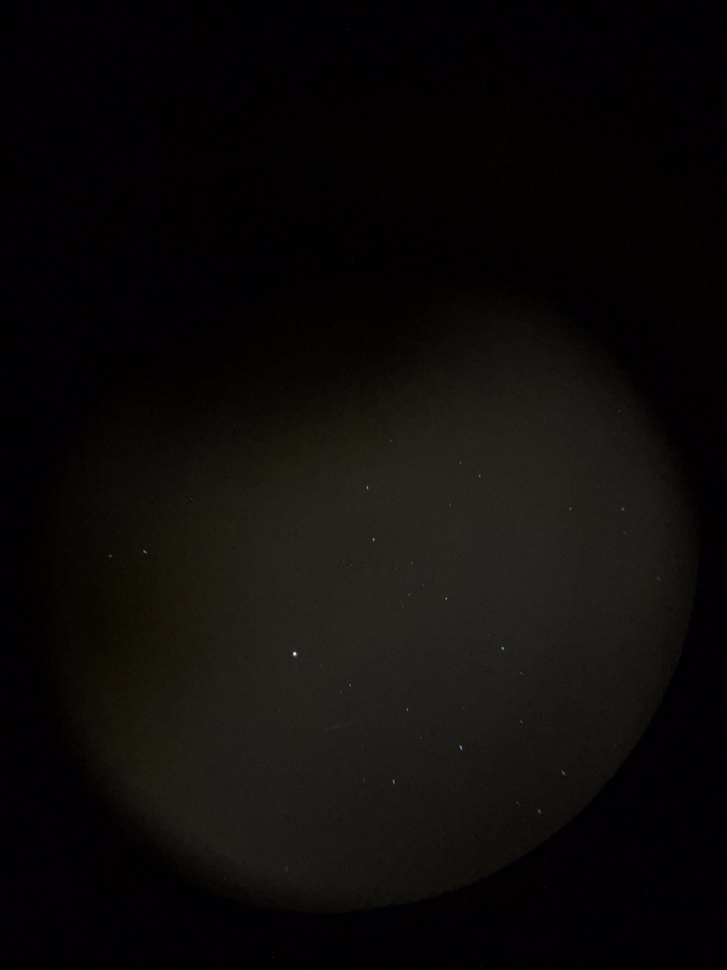
#> input picture samples/input.jpeg, 727 x 970 px, shrunk from 3024 x 4032 before the run
$ python astro_preprocess_color.py samples/input.jpeg
#> lines starting #> are read from the running program, lines starting #| are printed output that depends on the picture; after the words box and inside, x2 and y2 are one past the last pixel; in counts of white or black regions, pixels touching at a corner belong together
"""
Astrophoto Plate-Solve Preprocessor
=====================================
Cleans up astrophotos for submission to Nova Astrometry (nova.astrometry.net).

Reference Python implementation. The companion in-browser version
(`index.html`, `src/worker.js`) ports the same algorithm to JavaScript and
runs entirely on the client. Both implementations produce equivalent
results for plate solving; this script remains useful for batch processing
on a workstation.

Tuned for afocal phone shots (iPhone 12 Pro / similar) through a Dobsonian.
Key insight: real stars are large diffuse blobs, while high-ISO noise spikes
are tiny and compact. A low threshold + minimum size filter is the primary
discriminator.

Usage:
    python astro_preprocess.py my_image.jpg
    python astro_preprocess.py my_image.jpg --downsample 1 --min-blob 15
    python astro_preprocess.py my_image.jpg --bg-kernel 25 --threshold 12

The eyepiece field is detected by luminance thresholding and cropped to a
padded square. This handles partial circles naturally by keeping all lit
pixels within a square frame. A shape-agnostic halo filter (binary erosion)
eliminates median-filter artifacts at the eyepiece rim.

Requirements:
    pip install pillow numpy scipy
"""

import argparse
from pathlib import Path

import numpy as np
from PIL import Image, ImageOps
from scipy.ndimage import median_filter, label, gaussian_filter, binary_erosion


# ── Default parameters (tuned on iPhone 12 Pro / Heritage 100P afocal shots) ─

DEFAULT_BG_KERNEL   = 20    # Median filter size for sky background estimation.
                            # Larger handles uneven backgrounds better.

DEFAULT_THRESHOLD   = 20    # DN above local background to enter detection.
                            # Keep low — real stars are large diffuse blobs and
                            # their per-pixel delta is modest. Noise is handled
                            # by the size and compactness filters instead.

DEFAULT_MIN_BLOB    = 4     # Minimum blob size in pixels.
                            # PRIMARY noise filter: iPhone ISO noise clusters
                            # are almost always <3 px at 2x downsample.

DEFAULT_MAX_BLOB    = 2000  # Maximum blob size in pixels.
                            # Large blobs are almost always bright/distorted stars
                            # not noise, so a generous limit is safe.

DEFAULT_MAX_COMPACT = 6.0   # Maximum allowed peak/size ratio (compactness).
                            # Real stars: 0.2-5.0 (at 2x). Noise spikes: >10.
                            # Threshold of 6.0 gives a clean gap for this camera.

DEFAULT_COLOR_CV    = 0.5   # Maximum colour coefficient of variation (0-1).
                            # Rejects blobs where one RGB channel dominates.
                            # Real stars are neutral white. ISO noise is often
                            # strongly coloured (red/green/blue speckles).
                            # Lower = stricter. Set to 1.0 to disable.

DEFAULT_GLOW_SIGMA  = 1.5   # Gaussian sigma for star profile rendering.
                            # Produces smooth round blobs that astrometry.net's
                            # centroider expects. Does not affect detection.

DEFAULT_STRETCH     = 3.0   # Brightness multiplier after normalisation.

DEFAULT_BG_LIFT     = 12    # Background grey level in output image (0 = pure black).
                            # A slight lift helps the source extractor set its
                            # detection threshold cleanly.

DEFAULT_SAT_BOOST   = 2.5   # Saturation multiplier applied during colour rendering.
                            # Pushes each star's RGB away from grey to amplify the
                            # natural colour cast (blue giants, red dwarfs, etc.).
                            # 0.0 = greyscale stars (matches original behaviour),
                            # 1.0 = natural unmodified colours, 2-3 = visually
                            # pleasing, 4+ = vivid/artistic. Has no effect on
                            # plate-solving quality. Use with --color-cv 1.0 to
                            # preserve coloured stars that would otherwise be
                            # rejected by the noise filter.

# ─────────────────────────────────────────────────────────────────────────────


def auto_crop_to_field(data: np.ndarray, lum: np.ndarray):
    """
    Detect eyepiece field and crop to a padded square.
    Returns raw cropped data, luminance, and mask.
    """
    # Threshold: outside is much darker than mean
    mask = lum > lum.mean() * 0.3

    rows = np.any(mask, axis=1)
    cols = np.any(mask, axis=0)

    if not rows.any() or not cols.any():
        print("  [crop]  WARNING: could not detect eyepiece field — using full frame")
        return data, lum, None

    rmin, rmax = np.where(rows)[0][[0, -1]]
    cmin, cmax = np.where(cols)[0][[0, -1]]

    # Center and size for square crop
    rc, cc = (rmin + rmax) // 2, (cmin + cmax) // 2
    size = int(max(rmax - rmin, cmax - cmin))
    hs = size // 2

    # Create square canvases
    cropped_data = np.zeros((size, size, 3), dtype=data.dtype)
    cropped_lum  = np.zeros((size, size),    dtype=lum.dtype)
    cropped_mask = np.zeros((size, size),    dtype=bool)

    # Source bounds (clamped to image)
    sy0, sy1 = max(0, rc - hs), min(data.shape[0], rc + hs)
    sx0, sx1 = max(0, cc - hs), min(data.shape[1], cc + hs)

    # Destination bounds (centered on canvas)
    dy0 = hs - (rc - sy0)
    dx0 = hs - (cc - sx0)
    h_actual, w_actual = sy1 - sy0, sx1 - sx0
    dy1, dx1 = dy0 + h_actual, dx0 + w_actual

    # Copy data to square frame
    cropped_data[dy0:dy1, dx0:dx1] = data[sy0:sy1, sx0:sx1]
    cropped_lum[dy0:dy1, dx0:dx1]  = lum[sy0:sy1, sx0:sx1]
    cropped_mask[dy0:dy1, dx0:dx1] = mask[sy0:sy1, sx0:sx1]

    print(f"  [crop]  {data.shape[1]}x{data.shape[0]} -> {size}x{size} px "
          f"(threshold-based mask and padded square crop)")

    return cropped_data, cropped_lum, cropped_mask


def subtract_background(lum: np.ndarray, kernel: int) -> np.ndarray:
    """
    Estimate and subtract the local sky background via median filtering.
    """
    bg = median_filter(lum, size=kernel, mode='nearest')
    return np.clip(lum - bg, 0, 255)


def mask_eyepiece_field(data: np.ndarray, cleaned: np.ndarray,
                        field_mask: np.ndarray, bg_kernel: int):
    """
    Shrinks the field mask (erosion) and applies it to both RGB and luminance
    data. This eliminates the "halo" artifacts around the eyepiece rim.
    """
    if field_mask is None:
        return data, cleaned

    # Safe zone: where the median filter is reliable
    margin = (bg_kernel // 2) + 2
    eroded_mask = binary_erosion(field_mask, iterations=margin)

    # Mask both the raw RGB data and the cleaned luminance
    cleaned_masked = np.where(eroded_mask, cleaned, 0.0)
    data_masked    = np.where(eroded_mask[..., None], data, 0.0)

    return data_masked, cleaned_masked


def extract_stars(cleaned:     np.ndarray,
                  rgb:         tuple,
                  threshold:   float,
                  min_blob:    int,
                  max_blob:    int,
                  max_compact: float,
                  color_cv:    float) -> np.ndarray:
    """
    Detect and filter blobs. Returns a boolean mask of accepted star pixels.
    """
    r, g, b = rgb

    binary         = cleaned > threshold
    labeled, n_all = label(binary)

    n_size = n_compact = n_color = n_kept = 0
    mask = np.zeros_like(binary)

    for blob_id in range(1, n_all + 1):
        blob = labeled == blob_id
        sz   = int(blob.sum())

        # 1. Size filter
        if not (min_blob <= sz <= max_blob):
            n_size += 1
            continue

        # 2. Compactness filter
        peak        = float(cleaned[blob].max())
        compactness = peak / sz
        if compactness > max_compact:
            n_compact += 1
            continue

        # 3. Colour filter
        mr       = float(r[blob].mean())
        mg       = float(g[blob].mean())
        mb_      = float(b[blob].mean())
        mean_rgb = (mr + mg + mb_) / 3.0
        if mean_rgb < 1.0:
            n_color += 1
            continue
        cv = float(np.std([mr, mg, mb_]) / mean_rgb)
        if cv > color_cv:
            n_color += 1
            continue

        mask |= blob
        n_kept += 1

    # Logging
    print(f"  [detect] Blobs above threshold: {n_all}")
    print(f"  [filter] Rejected by size        (<{min_blob} or >{max_blob} px): {n_size}")
    print(f"  [filter] Rejected by compactness (peak/size > {max_compact}):    {n_compact}")
    print(f"  [filter] Rejected by colour      (CV > {color_cv}):              {n_color}")
    print(f"  [result] Stars accepted: {n_kept}")

    if n_kept < 10:
        print(f"  [warn]   Only {n_kept} stars found — try lowering --threshold or --min-blob.")
    if n_kept > 200:
        print(f"  [warn]   {n_kept} stars found — may still be noisy, try raising --threshold or --min-blob.")

    return mask


def render_output(cleaned:    np.ndarray,
                  mask:       np.ndarray,
                  rgb:        tuple,
                  glow_sigma: float,
                  stretch:    float,
                  bg_lift:    int,
                  sat_boost:  float) -> np.ndarray:
    """
    Render accepted stars as a colour RGB image.

    Shape and brightness profile come from `cleaned` (the background-
    subtracted luminance): because the sky offset has been removed, each
    star already fades naturally to zero at its edges. A Gaussian blur
    with `glow_sigma` then softens the hard mask boundary.

    Colour is derived by computing per-pixel ratios of each raw channel
    to the raw luminance (r/lum, g/lum, b/lum) and multiplying them onto
    `cleaned`. This tints the smooth profile without reintroducing any
    background offset. The resulting channels are normalised together,
    lifted by `bg_lift`, then pushed away from grey by `sat_boost` to
    amplify the natural star colour cast.
    """
    r, g, b  = rgb
    lum_src  = 0.299 * r + 0.587 * g + 0.114 * b
    safe_lum = np.where(lum_src > 0, lum_src, 1.0)

    # Per-pixel colour ratios: how much each channel deviates from neutral.
    # Multiplying these onto `cleaned` tints the background-subtracted
    # profile with the star's natural colour without reintroducing the
    # sky background offset that would otherwise flatten the star's edges.
    r_ratio = r / safe_lum
    g_ratio = g / safe_lum
    b_ratio = b / safe_lum

    def make_channel(ratio):
        ch = np.where(mask, cleaned * ratio, 0.0)
        if glow_sigma > 0:
            ch = gaussian_filter(ch, sigma=glow_sigma)
        return ch

    rc, gc, bc = make_channel(r_ratio), make_channel(g_ratio), make_channel(b_ratio)
    rgb_stack  = np.stack([rc, gc, bc], axis=-1)

    # Normalise brightness via luminance (same as original pipeline)
    ch_lum  = 0.299 * rc + 0.587 * gc + 0.114 * bc
    max_val = ch_lum.max()
    if max_val > 0:
        rgb_stack = np.clip(rgb_stack * (255.0 / max_val) * stretch, 0, 255)
    rgb_stack = np.clip(rgb_stack + bg_lift, 0, 255)

    # Saturation boost: push colour away from grey
    grey    = (0.299 * rgb_stack[:,:,0]
             + 0.587 * rgb_stack[:,:,1]
             + 0.114 * rgb_stack[:,:,2])[:,:,np.newaxis]
    boosted = grey + sat_boost * (rgb_stack - grey)
    boosted = np.clip(boosted, 0, 255).astype(np.uint8)

    return boosted


def process(input_path:   str,
            crop:         bool  = True,
            downsample:   int   = 2,
            bg_kernel:    int   = DEFAULT_BG_KERNEL,
            threshold:    float = DEFAULT_THRESHOLD,
            min_blob:     int   = DEFAULT_MIN_BLOB,
            max_blob:     int   = DEFAULT_MAX_BLOB,
            max_compact:  float = DEFAULT_MAX_COMPACT,
            color_cv:     float = DEFAULT_COLOR_CV,
            glow_sigma:   float = DEFAULT_GLOW_SIGMA,
            stretch:      float = DEFAULT_STRETCH,
            bg_lift:      int   = DEFAULT_BG_LIFT,
            sat_boost:    float = DEFAULT_SAT_BOOST) -> str:

    input_path  = Path(input_path)
    output_path = input_path.with_name(input_path.stem + "_astroprep.png")

    print(f"\n{'='*57}")
    print(f"  {input_path.name}")
    print(f"{'='*57}")

    img  = Image.open(str(input_path))
    img  = ImageOps.exif_transpose(img)
    img  = img.convert("RGB")
    print(f"  [load]   {img.size[0]}x{img.size[1]} px")

    # Downsample if requested
    if downsample > 1:
        new_w = img.width  // downsample
        new_h = img.height // downsample
        img = img.resize((new_w, new_h), Image.LANCZOS)
        print(f"  [down]   {downsample}x downsample -> {new_w}x{new_h} px")

    data = np.array(img, dtype=np.float32)
    r, g, b = data[:,:,0], data[:,:,1], data[:,:,2]
    lum = 0.299*r + 0.587*g + 0.114*b

    # Crop to eyepiece field (optional, default on)
    if crop:
        data, lum, field_mask = auto_crop_to_field(data, lum)
    else:
        field_mask = None
        print(f"  [crop]  skipped — crop disabled, processing full frame")

    print(f"  [bg]     Mean luminance: {lum.mean():.1f}")

    # Process
    cleaned = subtract_background(lum, bg_kernel)
    data, cleaned = mask_eyepiece_field(data, cleaned, field_mask, bg_kernel)

    r, g, b = data[:,:,0], data[:,:,1], data[:,:,2]
    mask = extract_stars(cleaned, (r, g, b),
                         threshold, min_blob, max_blob, max_compact, color_cv)
    final   = render_output(cleaned, mask, (r, g, b), glow_sigma, stretch, bg_lift, sat_boost)

    _, n_est = label(final[:,:,0] > 40)
    print(f"  [output] Estimated astrometry detections: ~{n_est}")
    print(f"  [output] Saved: {output_path.name}")
    print(f"{'='*57}\n")

    Image.fromarray(final, mode="RGB").save(str(output_path), format="PNG")
    return str(output_path)


def main():
    parser = argparse.ArgumentParser(
        description="AstroPrep: Preprocess astrophotos for Nova Astrometry plate solving.",
        formatter_class=argparse.RawDescriptionHelpFormatter,
        epilog="""
Tuning tips:
  Too many detections    ->  raise --threshold or --min-blob
  Real stars missing     ->  lower --threshold or --min-blob
  Colour noise remains   ->  lower --color-cv (e.g. 0.3)
  Uneven background      ->  raise --bg-kernel (e.g. 25)
        """
    )
    parser.add_argument("input",
        help="Input image file (JPEG, PNG, TIFF, ...)")
    parser.add_argument("--crop", type=int, default=1, choices=[0, 1],
        help="1 = threshold the eyepiece field and crop to square "
             "(default). 0 = process the full frame as-is.")
    parser.add_argument("--downsample",   type=int,   default=2,
        help="Downsample factor before processing (default: 2).")
    parser.add_argument("--bg-kernel",    type=int,   default=DEFAULT_BG_KERNEL,
        help=f"Background median filter size (default: {DEFAULT_BG_KERNEL}).")
    parser.add_argument("--threshold",    type=float, default=DEFAULT_THRESHOLD,
        help=f"Detection threshold DN above background (default: {DEFAULT_THRESHOLD})")
    parser.add_argument("--min-blob",     type=int,   default=DEFAULT_MIN_BLOB,
        help=f"Minimum star size in pixels (default: {DEFAULT_MIN_BLOB})")
    parser.add_argument("--max-blob",     type=int,   default=DEFAULT_MAX_BLOB,
        help=f"Maximum star size in pixels (default: {DEFAULT_MAX_BLOB})")
    parser.add_argument("--max-compact",  type=float, default=DEFAULT_MAX_COMPACT,
        help=f"Max compactness peak/size (default: {DEFAULT_MAX_COMPACT})")
    parser.add_argument("--color-cv",     type=float, default=DEFAULT_COLOR_CV,
        help=f"Max colour variation 0-1 (default: {DEFAULT_COLOR_CV})")
    parser.add_argument("--glow-sigma",   type=float, default=DEFAULT_GLOW_SIGMA,
        help=f"Gaussian profile sigma (default: {DEFAULT_GLOW_SIGMA})")
    parser.add_argument("--stretch",      type=float, default=DEFAULT_STRETCH,
        help=f"Brightness stretch multiplier (default: {DEFAULT_STRETCH})")
    parser.add_argument("--bg-lift",      type=int,   default=DEFAULT_BG_LIFT,
        help=f"Output background grey level (default: {DEFAULT_BG_LIFT})")
    parser.add_argument("--sat-boost",    type=float, default=DEFAULT_SAT_BOOST,
        help=f"Saturation multiplier for star colours (default: {DEFAULT_SAT_BOOST}). "
             "1.0 = natural, 3-4 = vivid. Use with --color-cv 1.0.")

    args = parser.parse_args()

    process(
        args.input,
        crop        = bool(args.crop),
        downsample  = args.downsample,
        bg_kernel   = args.bg_kernel,
        threshold   = args.threshold,
        min_blob    = args.min_blob,
        max_blob    = args.max_blob,
        max_compact = args.max_compact,
        color_cv    = args.color_cv,
        glow_sigma  = args.glow_sigma,
        stretch     = args.stretch,
        bg_lift     = args.bg_lift,
        sat_boost   = args.sat_boost,
    )
#> in process, img is the input picture: PIL image 727x970 RGB; mean R, G, B 12.4, 10.5, 9.4
#|   [load]   727x970 px
#|   [down]   2x downsample -> 363x485 px
#> in auto_crop_to_field, `mask = lum > lum.mean() * 0.3`:
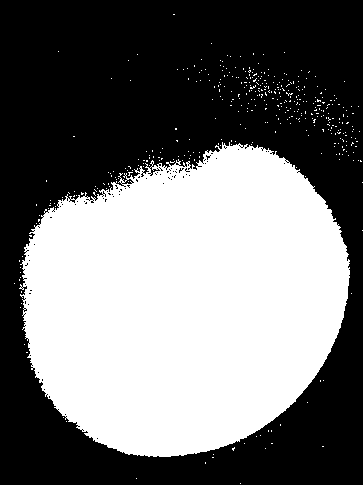
#> mask: shape (485, 363) bool; 44.9% white; 408 white regions (407 under 20 px), largest, box (x1, y1, x2, y2) and area: (19, 142, 350, 457) 78302
#> in auto_crop_to_field, `rmin, rmax = np.where(rows)[0][[0, -1]]`: rmin = 14; rmax = 483
#> in auto_crop_to_field, `cmin, cmax = np.where(cols)[0][[0, -1]]`: cmin = 14; cmax = 362
#> in auto_crop_to_field, `rc, cc = (rmin + rmax) // 2, (cmin + cmax) // 2`: rc = 248; cc = 188
#> in auto_crop_to_field, `size = int(max(rmax - rmin, cmax - cmin))`: size = 469
#> in auto_crop_to_field, `hs = size // 2`: hs = 234
#> in auto_crop_to_field, `sy0, sy1 = max(0, rc - hs), min(data.shape[0], rc + hs)`: sy0 = 14; sy1 = 482
#> in auto_crop_to_field, `sx0, sx1 = max(0, cc - hs), min(data.shape[1], cc + hs)`: sx0 = 0; sx1 = 363
#> in auto_crop_to_field, `dy0 = hs - (rc - sy0)`: dy0 = 0
#> in auto_crop_to_field, `dx0 = hs - (cc - sx0)`: dx0 = 46
#> in auto_crop_to_field, `h_actual, w_actual = sy1 - sy0, sx1 - sx0`: h_actual = 468; w_actual = 363
#> in auto_crop_to_field, `dy1, dx1 = dy0 + h_actual, dx0 + w_actual`: dy1 = 468; dx1 = 409
#|   [crop]  363x485 -> 469x469 px (threshold-based mask and padded square crop)
#|   [bg]     Mean luminance: 8.7
#> in subtract_background, `bg = median_filter(lum, size=kernel, mode='nearest')`:
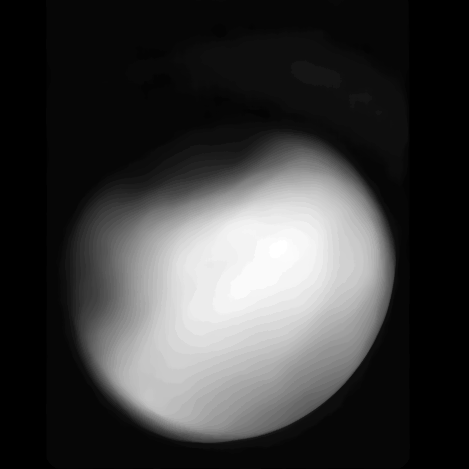
#> bg: shape (469, 469) float32; min 0, max 36.33, mean 8.6; drawn with min black and max white
#> in mask_eyepiece_field, `eroded_mask = binary_erosion(field_mask, iterations=margin)`:
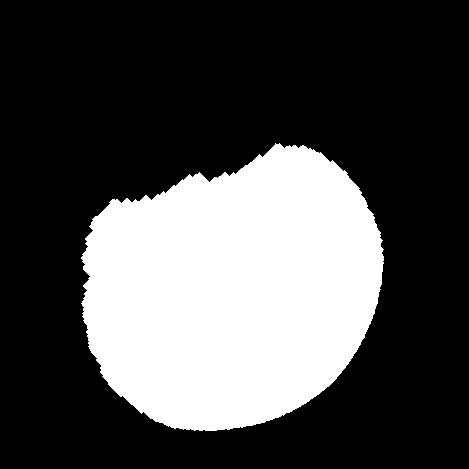
#> eroded_mask: shape (469, 469) bool; 29.8% white; 1 white region, box (x1, y1, x2, y2) and area: (81, 143, 384, 431) 65625
#> in extract_stars, `binary         = cleaned > threshold`:
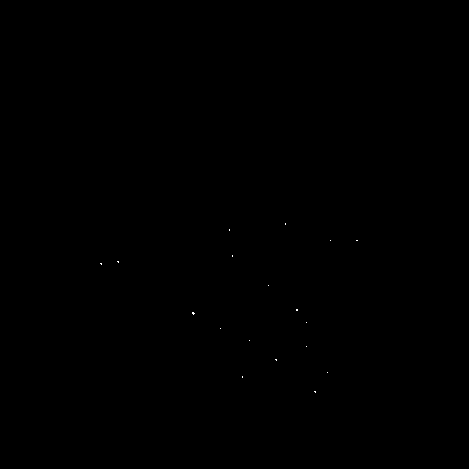
#> binary: shape (469, 469) bool; 0.02% white in thin lines or dots, all inside (x1, y1, x2, y2) = (100, 223, 358, 393)
#> in extract_stars, `labeled, n_all = label(binary)`: n_all = 18
#> the loop in extract_stars, `for blob_id in range(1, n_all + 1):` made 18 passes
#> (sz, peak, compactness) on passes 9 to 10: (4, 56.32, 14.08), (6, 153.9, 25.65)
#> after the loop in extract_stars, `for blob_id in range(1, n_all + 1):`: n_color = 0; n_compact = 2; n_kept = 0; n_size = 16
#|   [detect] Blobs above threshold: 18
#|   [filter] Rejected by size        (<4 or >2000 px): 16
#|   [filter] Rejected by compactness (peak/size > 6.0):    2
#|   [filter] Rejected by colour      (CV > 0.5):              0
#|   [result] Stars accepted: 0
#|   [warn]   Only 0 stars found — try lowering --threshold or --min-blob.
#> in render_output, `r_ratio = r / safe_lum`:
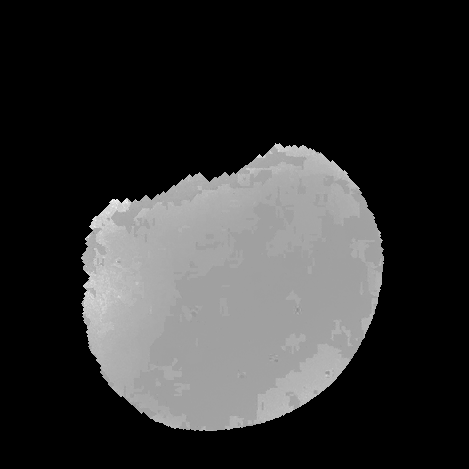
#> r_ratio: shape (469, 469) float32; min 0, max 1.65, mean 0.326; drawn with min black and max white
#> in render_output, `g_ratio = g / safe_lum`:
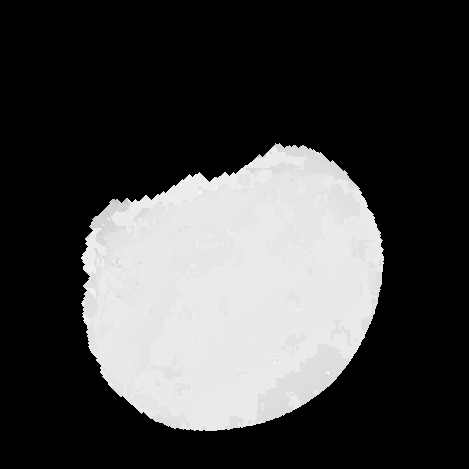
#> g_ratio: shape (469, 469) float32; min 0, max 1.1, mean 0.297; drawn with min black and max white
#> in render_output, `b_ratio = b / safe_lum`:
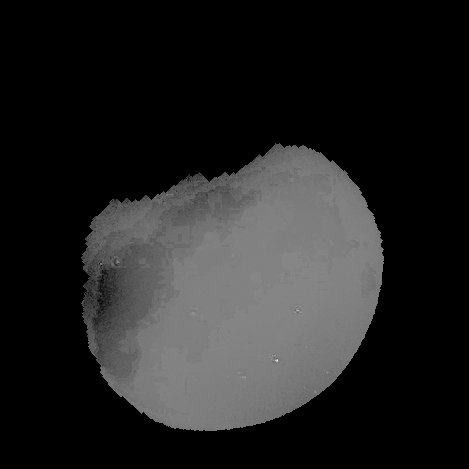
#> b_ratio: shape (469, 469) float32; min 0, max 1.7, mean 0.232; drawn with min black and max white
#> in render_output, `max_val = ch_lum.max()`: max_val = 0
#|   [output] Estimated astrometry detections: ~0


if __name__ == "__main__":
    main()
